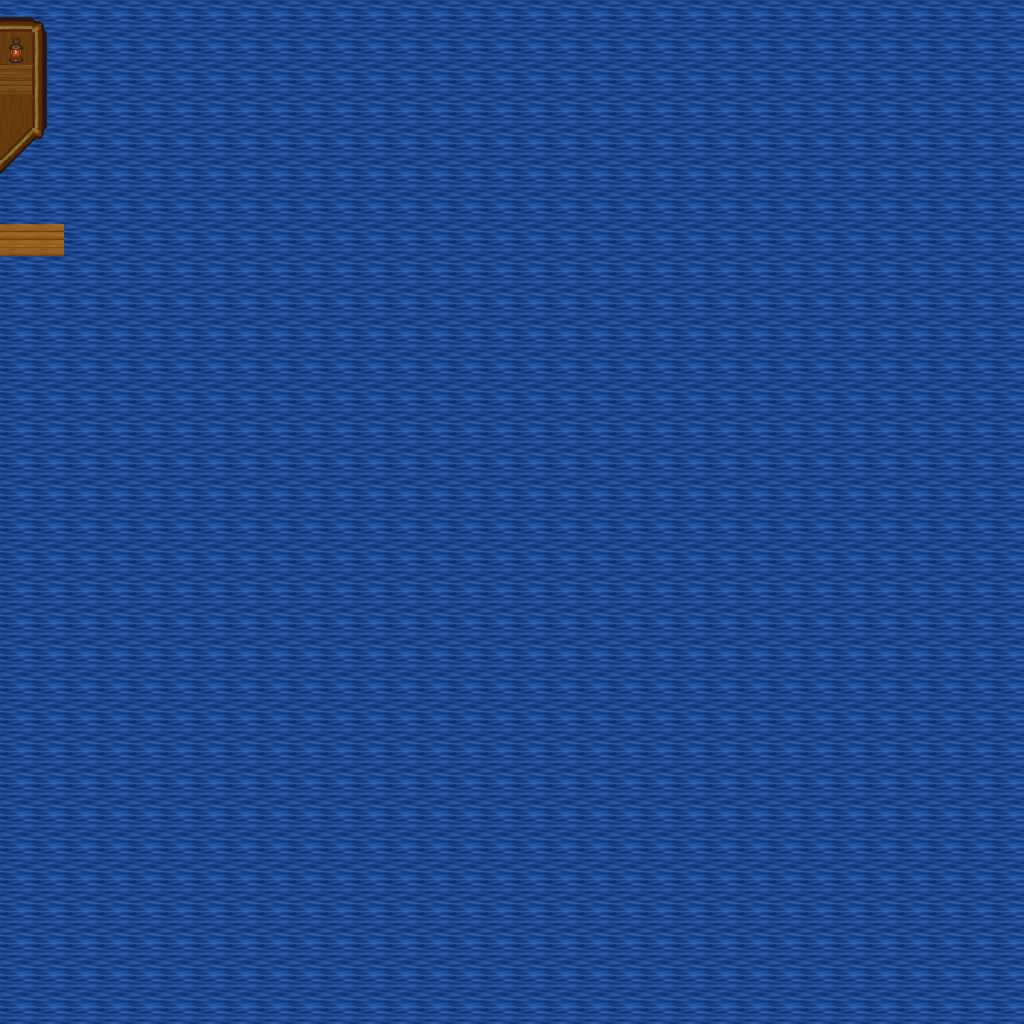

A level layout from a 2D game, rendered from its tile map. Below: a short description, then the map file with tile-grid data replaced by summaries:
An orthogonal 32x32 tile map with 32x32 px tiles, 5 tile layers (Ground, Objects, Objects2, Above, ...), 1 hidden layer not drawn, 23 tilesets.

<map version="1.10" tiledversion="1.11.0" orientation="orthogonal" renderorder="right-down" width="32" height="32" tilewidth="32" tileheight="32" infinite="0" nextlayerid="11" nextobjectid="1">
 <tileset firstgid="1" name="furniture_table_rectangular_with_meals" tilewidth="32" tileheight="32" tilecount="9" columns="3">
  <image source="../drawable/furniture_table_rectangular_with_meals.png" width="96" height="96" />
 </tileset>
 <tileset firstgid="10" name="building_fence_fence_wooden" tilewidth="32" tileheight="32" tilecount="12" columns="3">
  <image source="../drawable/building_fence_fence_wooden.png" width="96" height="128" />
 </tileset>
 <tileset firstgid="22" name="ground_indoor_brown_hole" tilewidth="32" tileheight="32" tilecount="56" columns="7">
  <image source="../drawable/ground_indoor_brown_hole.png" width="224" height="256" />
 </tileset>
 <tileset firstgid="78" name="ground_square_patch" tilewidth="32" tileheight="32" tilecount="9" columns="3">
  <image source="../drawable/ground_square_patch.png" width="96" height="96" />
 </tileset>
 <tileset firstgid="87" name="building_wall_bricked_edges" tilewidth="32" tileheight="32" tilecount="25" columns="5">
  <image source="../drawable/building_wall_bricked_edges.png" width="160" height="160" />
 </tileset>
 <tileset firstgid="112" name="plant_stump_small_stump" tilewidth="32" tileheight="32" tilecount="4" columns="2">
  <image source="../drawable/plant_stump_small_stump.png" width="64" height="64" />
 </tileset>
 <tileset firstgid="116" name="item_pot_barrel" tilewidth="32" tileheight="32" tilecount="2" columns="1">
  <image source="../drawable/item_pot_barrel.png" width="32" height="64" />
 </tileset>
 <tileset firstgid="118" name="item_statue_green_stone_2" tilewidth="32" tileheight="32" tilecount="6" columns="2">
  <image source="../drawable/item_statue_green_stone_2.png" width="64" height="96" />
 </tileset>
 <tileset firstgid="124" name="item_brush" tilewidth="32" tileheight="32" tilecount="3" columns="1">
  <image source="../drawable/item_brush.png" width="32" height="96" />
 </tileset>
 <tileset firstgid="127" name="logic_creature_rodent" tilewidth="32" tileheight="32" tilecount="8" columns="8">
  <image source="../drawable/logic_creature_rodent.png" width="256" height="32" />
 </tileset>
 <tileset firstgid="135" name="logic_portal" tilewidth="32" tileheight="32" tilecount="24" columns="8">
  <image source="../drawable/logic_portal.png" width="256" height="96" />
 </tileset>
 <tileset firstgid="159" name="logic_collision" tilewidth="32" tileheight="32" tilecount="1" columns="1">
  <image source="../drawable/logic_collision.png" width="32" height="32" />
 </tileset>
 <tileset firstgid="160" name="object_boat" tilewidth="32" tileheight="32" tilecount="42" columns="6">
  <image source="../drawable/object_boat.png" width="192" height="224" />
 </tileset>
 <tileset firstgid="202" name="object_ship" tilewidth="32" tileheight="32" tilecount="368" columns="16">
  <image source="../drawable/object_ship.png" width="512" height="736" />
 </tileset>
 <tileset firstgid="570" name="ground_ground" tilewidth="32" tileheight="32" tilecount="33" columns="3">
  <image source="../drawable/ground_ground.png" width="96" height="352" />
 </tileset>
 <tileset firstgid="603" name="ground_water_pool_deep" tilewidth="32" tileheight="32" tilecount="72" columns="3">
  <image source="../drawable/ground_water_pool_deep.png" width="96" height="768" />
 </tileset>
 <tileset firstgid="675" name="furniture_light_lights_candle" tilewidth="32" tileheight="32" tilecount="42" columns="6">
  <image source="../drawable/furniture_light_lights_candle.png" width="192" height="224" />
 </tileset>
 <tileset firstgid="717" name="light_dim_light_7x5" tilewidth="32" tileheight="32" tilecount="35" columns="7">
  <image source="../drawable/light_dim_light_7x5.png" width="224" height="160" />
 </tileset>
 <tileset firstgid="752" name="furniture_light_ship_lamps" tilewidth="32" tileheight="32" tilecount="2" columns="2">
  <image source="../drawable/furniture_light_ship_lamps.png" width="64" height="32" />
 </tileset>
 <tileset firstgid="754" name="light_red_light_5x5" tilewidth="32" tileheight="32" tilecount="25" columns="5">
  <image source="../drawable/light_red_light_5x5.png" width="160" height="160" />
 </tileset>
 <tileset firstgid="779" name="light_green_light_5x5" tilewidth="32" tileheight="32" tilecount="25" columns="5">
  <image source="../drawable/light_green_light_5x5.png" width="160" height="160" />
 </tileset>
 <tileset firstgid="804" name="furniture_bed_double_peach" tilewidth="32" tileheight="32" tilecount="8" columns="2">
  <image source="../drawable/furniture_bed_double_peach.png" width="64" height="128" />
 </tileset>
 <tileset firstgid="812" name="ground_water_whirlpool" tilewidth="32" tileheight="32" tilecount="8" columns="1">
  <image source="../drawable/ground_water_whirlpool.png" width="32" height="256" />
 </tileset>
 <layer id="1" name="Ground" width="32" height="32">
  <data>[1024 cells, 1024 non-empty, 3 distinct tile ids]</data>
 </layer>
 <layer id="2" name="Objects" width="32" height="32">
  <data>[1024 cells, 10 non-empty, 8 distinct tile ids]</data>
 </layer>
 <layer id="3" name="Objects2" width="32" height="32">
  <data>[1024 cells, 3 non-empty, 3 distinct tile ids]</data>
 </layer>
 <layer id="4" name="Above" width="32" height="32">
  <data>[1024 cells, 0 non-empty, 0 distinct tile ids]</data>
 </layer>
 <layer id="5" name="Above2" width="32" height="32">
  <data>[1024 cells, 0 non-empty, 0 distinct tile ids]</data>
 </layer>
 <layer id="6" name="Walkable" width="32" height="32" visible="0">
  <data>[1024 cells, 1020 non-empty, 1 distinct tile ids]</data>
 </layer>
 <objectgroup id="7" name="Mapevents" />
 <objectgroup id="8" name="Spawn" />
 <objectgroup id="9" name="Keys" />
 <objectgroup id="10" name="Replace" />
</map>
